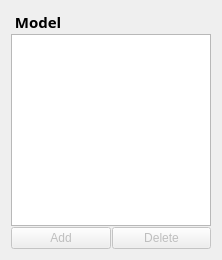
     <widget class="QWidget" name="layoutWidget">
      <layout class="QVBoxLayout" name="_2" stretch="0,0,0">
       <property name="spacing">
        <number>1</number>
       </property>
       <property name="sizeConstraint">
        <enum>QLayout::SetMinAndMaxSize</enum>
       </property>
       <item>
        <widget class="QLabel" name="label_model">
         <property name="maximumSize">
          <size>
           <width>150</width>
           <height>16777215</height>
          </size>
         </property>
         <property name="palette">
          <palette>
           <active>
            <colorrole role="WindowText">
             <brush brushstyle="SolidPattern">
              <color alpha="255">
               <red>0</red>
               <green>0</green>
               <blue>0</blue>
              </color>
             </brush>
            </colorrole>
            <colorrole role="Button">
             <brush brushstyle="SolidPattern">
              <color alpha="255">
               <red>170</red>
               <green>255</green>
               <blue>0</blue>
              </color>
             </brush>
            </colorrole>
            <colorrole role="Light">
             <brush brushstyle="SolidPattern">
              <color alpha="255">
               <red>213</red>
               <green>255</green>
               <blue>127</blue>
              </color>
             </brush>
            </colorrole>
            <colorrole role="Midlight">
             <brush brushstyle="SolidPattern">
              <color alpha="255">
               <red>191</red>
               <green>255</green>
               <blue>63</blue>
              </color>
             </brush>
            </colorrole>
            <colorrole role="Dark">
             <brush brushstyle="SolidPattern">
              <color alpha="255">
               <red>85</red>
               <green>127</green>
               <blue>0</blue>
              </color>
             </brush>
            </colorrole>
            <colorrole role="Mid">
             <brush brushstyle="SolidPattern">
              <color alpha="255">
               <red>113</red>
               <green>170</green>
               <blue>0</blue>
              </color>
             </brush>
            </colorrole>
            <colorrole role="Text">
             <brush brushstyle="SolidPattern">
              <color alpha="255">
               <red>0</red>
               <green>0</green>
               <blue>0</blue>
              </color>
             </brush>
            </colorrole>
            <colorrole role="BrightText">
             <brush brushstyle="SolidPattern">
              <color alpha="255">
               <red>255</red>
               <green>255</green>
               <blue>255</blue>
              </color>
             </brush>
            </colorrole>
            <colorrole role="ButtonText">
             <brush brushstyle="SolidPattern">
              <color alpha="255">
               <red>0</red>
               <green>0</green>
               <blue>0</blue>
              </color>
             </brush>
            </colorrole>
            <colorrole role="Base">
             <brush brushstyle="SolidPattern">
              <color alpha="255">
               <red>255</red>
               <green>255</green>
               <blue>255</blue>
              </color>
             </brush>
            </colorrole>
            <colorrole role="Window">
             <brush brushstyle="SolidPattern">
              <color alpha="255">
               <red>170</red>
               <green>255</green>
               <blue>0</blue>
              </color>
             </brush>
            </colorrole>
            <colorrole role="Shadow">
             <brush brushstyle="SolidPattern">
              <color alpha="255">
               <red>0</red>
               <green>0</green>
               <blue>0</blue>
              </color>
             </brush>
            </colorrole>
            <colorrole role="AlternateBase">
             <brush brushstyle="SolidPattern">
              <color alpha="255">
               <red>212</red>
               <green>255</green>
               <blue>127</blue>
              </color>
             </brush>
            </colorrole>
            <colorrole role="ToolTipBase">
             <brush brushstyle="SolidPattern">
              <color alpha="255">
               <red>255</red>
               <green>255</green>
               <blue>220</blue>
              </color>
             </brush>
            </colorrole>
            <colorrole role="ToolTipText">
             <brush brushstyle="SolidPattern">
              <color alpha="255">
               <red>0</red>
               <green>0</green>
               <blue>0</blue>
              </color>
             </brush>
            </colorrole>
            <colorrole role="PlaceholderText">
             <brush brushstyle="NoBrush">
              <color alpha="128">
               <red>0</red>
               <green>0</green>
               <blue>0</blue>
              </color>
             </brush>
            </colorrole>
           </active>
           <inactive>
            <colorrole role="WindowText">
             <brush brushstyle="SolidPattern">
              <color alpha="255">
               <red>0</red>
               <green>0</green>
               <blue>0</blue>
              </color>
             </brush>
            </colorrole>
            <colorrole role="Button">
             <brush brushstyle="SolidPattern">
              <color alpha="255">
               <red>170</red>
               <green>255</green>
               <blue>0</blue>
              </color>
             </brush>
            </colorrole>
            <colorrole role="Light">
             <brush brushstyle="SolidPattern">
              <color alpha="255">
               <red>213</red>
               <green>255</green>
               <blue>127</blue>
              </color>
             </brush>
            </colorrole>
            <colorrole role="Midlight">
             <brush brushstyle="SolidPattern">
              <color alpha="255">
               <red>191</red>
               <green>255</green>
               <blue>63</blue>
              </color>
             </brush>
            </colorrole>
            <colorrole role="Dark">
             <brush brushstyle="SolidPattern">
              <color alpha="255">
               <red>85</red>
               <green>127</green>
               <blue>0</blue>
              </color>
             </brush>
            </colorrole>
            <colorrole role="Mid">
             <brush brushstyle="SolidPattern">
              <color alpha="255">
               <red>113</red>
               <green>170</green>
               <blue>0</blue>
              </color>
             </brush>
            </colorrole>
            <colorrole role="Text">
             <brush brushstyle="SolidPattern">
              <color alpha="255">
               <red>0</red>
               <green>0</green>
               <blue>0</blue>
              </color>
             </brush>
            </colorrole>
            <colorrole role="BrightText">
             <brush brushstyle="SolidPattern">
              <color alpha="255">
               <red>255</red>
               <green>255</green>
               <blue>255</blue>
              </color>
             </brush>
            </colorrole>
            <colorrole role="ButtonText">
             <brush brushstyle="SolidPattern">
              <color alpha="255">
               <red>0</red>
               <green>0</green>
               <blue>0</blue>
              </color>
             </brush>
            </colorrole>
            <colorrole role="Base">
             <brush brushstyle="SolidPattern">
              <color alpha="255">
               <red>255</red>
               <green>255</green>
               <blue>255</blue>
              </color>
             </brush>
            </colorrole>
            <colorrole role="Window">
             <brush brushstyle="SolidPattern">
              <color alpha="255">
               <red>170</red>
               <green>255</green>
               <blue>0</blue>
              </color>
             </brush>
            </colorrole>
            <colorrole role="Shadow">
             <brush brushstyle="SolidPattern">
              <color alpha="255">
               <red>0</red>
               <green>0</green>
               <blue>0</blue>
              </color>
             </brush>
            </colorrole>
            <colorrole role="AlternateBase">
             <brush brushstyle="SolidPattern">
              <color alpha="255">
               <red>212</red>
               <green>255</green>
               <blue>127</blue>
              </color>
             </brush>
            </colorrole>
            <colorrole role="ToolTipBase">
             <brush brushstyle="SolidPattern">
              <color alpha="255">
               <red>255</red>
               <green>255</green>
               <blue>220</blue>
              </color>
             </brush>
            </colorrole>
            <colorrole role="ToolTipText">
             <brush brushstyle="SolidPattern">
              <color alpha="255">
               <red>0</red>
               <green>0</green>
               <blue>0</blue>
              </color>
             </brush>
            </colorrole>
            <colorrole role="PlaceholderText">
             <brush brushstyle="NoBrush">
              <color alpha="128">
               <red>0</red>
               <green>0</green>
               <blue>0</blue>
              </color>
             </brush>
            </colorrole>
           </inactive>
           <disabled>
            <colorrole role="WindowText">
             <brush brushstyle="SolidPattern">
              <color alpha="255">
               <red>85</red>
               <green>127</green>
               <blue>0</blue>
              </color>
             </brush>
            </colorrole>
            <colorrole role="Button">
             <brush brushstyle="SolidPattern">
              <color alpha="255">
               <red>170</red>
               <green>255</green>
               <blue>0</blue>
              </color>
             </brush>
            </colorrole>
            <colorrole role="Light">
             <brush brushstyle="SolidPattern">
              <color alpha="255">
               <red>213</red>
               <green>255</green>
               <blue>127</blue>
              </color>
             </brush>
            </colorrole>
            <colorrole role="Midlight">
             <brush brushstyle="SolidPattern">
              <color alpha="255">
               <red>191</red>
               <green>255</green>
               <blue>63</blue>
              </color>
             </brush>
            </colorrole>
            <colorrole role="Dark">
             <brush brushstyle="SolidPattern">
              <color alpha="255">
               <red>85</red>
               <green>127</green>
               <blue>0</blue>
              </color>
             </brush>
            </colorrole>
            <colorrole role="Mid">
             <brush brushstyle="SolidPattern">
              <color alpha="255">
               <red>113</red>
               <green>170</green>
               <blue>0</blue>
              </color>
             </brush>
            </colorrole>
            <colorrole role="Text">
             <brush brushstyle="SolidPattern">
              <color alpha="255">
               <red>85</red>
               <green>127</green>
               <blue>0</blue>
              </color>
             </brush>
            </colorrole>
            <colorrole role="BrightText">
             <brush brushstyle="SolidPattern">
              <color alpha="255">
               <red>255</red>
               <green>255</green>
               <blue>255</blue>
              </color>
             </brush>
            </colorrole>
            <colorrole role="ButtonText">
             <brush brushstyle="SolidPattern">
              <color alpha="255">
               <red>85</red>
               <green>127</green>
               <blue>0</blue>
              </color>
             </brush>
            </colorrole>
            <colorrole role="Base">
             <brush brushstyle="SolidPattern">
              <color alpha="255">
               <red>170</red>
               <green>255</green>
               <blue>0</blue>
              </color>
             </brush>
            </colorrole>
            <colorrole role="Window">
             <brush brushstyle="SolidPattern">
              <color alpha="255">
               <red>170</red>
               <green>255</green>
               <blue>0</blue>
              </color>
             </brush>
            </colorrole>
            <colorrole role="Shadow">
             <brush brushstyle="SolidPattern">
              <color alpha="255">
               <red>0</red>
               <green>0</green>
               <blue>0</blue>
              </color>
             </brush>
            </colorrole>
            <colorrole role="AlternateBase">
             <brush brushstyle="SolidPattern">
              <color alpha="255">
               <red>170</red>
               <green>255</green>
               <blue>0</blue>
              </color>
             </brush>
            </colorrole>
            <colorrole role="ToolTipBase">
             <brush brushstyle="SolidPattern">
              <color alpha="255">
               <red>255</red>
               <green>255</green>
               <blue>220</blue>
              </color>
             </brush>
            </colorrole>
            <colorrole role="ToolTipText">
             <brush brushstyle="SolidPattern">
              <color alpha="255">
               <red>0</red>
               <green>0</green>
               <blue>0</blue>
              </color>
             </brush>
            </colorrole>
            <colorrole role="PlaceholderText">
             <brush brushstyle="NoBrush">
              <color alpha="128">
               <red>0</red>
               <green>0</green>
               <blue>0</blue>
              </color>
             </brush>
            </colorrole>
           </disabled>
          </palette>
         </property>
         <property name="font">
          <font>
           <family>Segoe Print</family>
           <pointsize>11</pointsize>
           <weight>75</weight>
           <italic>false</italic>
           <bold>true</bold>
           <underline>false</underline>
           <stylestrategy>PreferDefault</stylestrategy>
           <kerning>true</kerning>
          </font>
         </property>
         <property name="autoFillBackground">
          <bool>false</bool>
         </property>
         <property name="text">
          <string> Model</string>
         </property>
        </widget>
       </item>
       <item>
        <widget class="QListView" name="lView_Model">
         <property name="maximumSize">
          <size>
           <width>200</width>
           <height>16777213</height>
          </size>
         </property>
        </widget>
       </item>
       <item>
        <layout class="QHBoxLayout" name="horizontalLayout_4">
         <property name="sizeConstraint">
          <enum>QLayout::SetFixedSize</enum>
         </property>
         <item>
          <widget class="QPushButton" name="btn_add_model">
           <property name="enabled">
            <bool>false</bool>
           </property>
           <property name="maximumSize">
            <size>
             <width>100</width>
             <height>16777215</height>
            </size>
           </property>
           <property name="text">
            <string>Add</string>
           </property>
          </widget>
         </item>
         <item>
          <widget class="QPushButton" name="btn_delete_model">
           <property name="enabled">
            <bool>false</bool>
           </property>
           <property name="maximumSize">
            <size>
             <width>100</width>
             <height>16777215</height>
            </size>
           </property>
           <property name="text">
            <string>Delete</string>
           </property>
          </widget>
         </item>
        </layout>
       </item>
      </layout>
     </widget>
